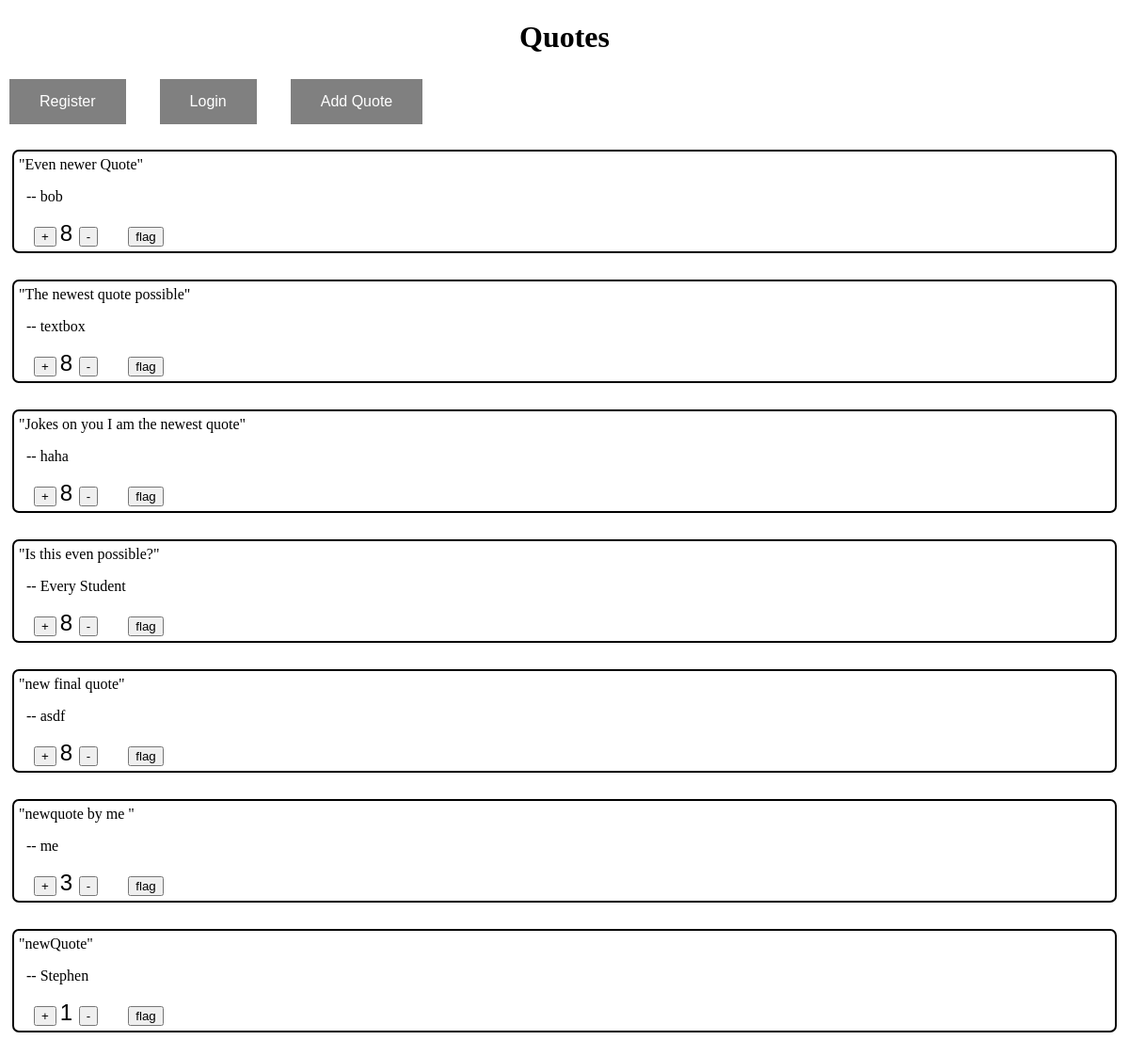
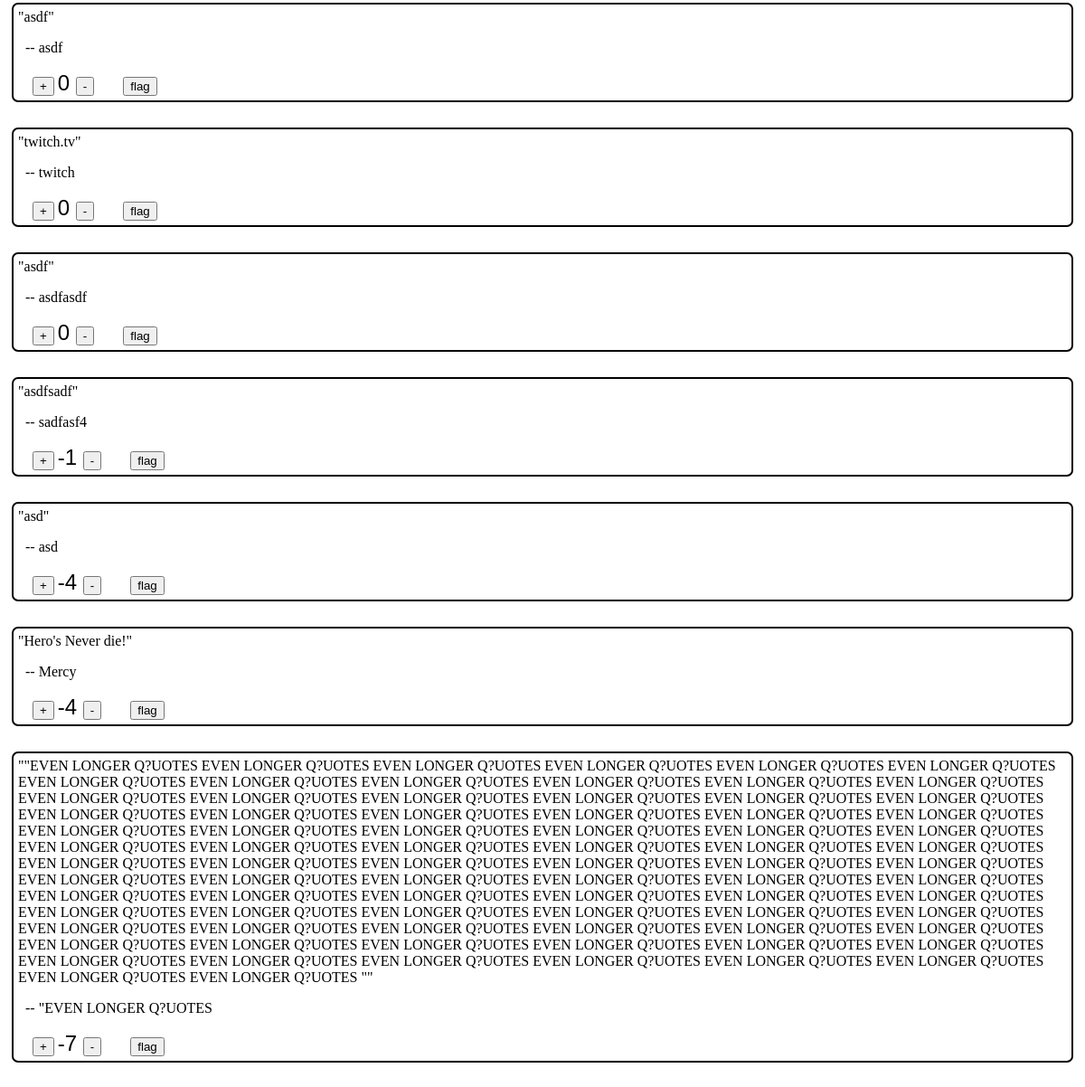
The page / on the database its author committed (2 pictures, top to bottom).
### tables this page shows
CREATE TABLE `quotations` (
  `id` bigint(20) NOT NULL AUTO_INCREMENT,
  `added` datetime NOT NULL,
  `quote` text NOT NULL,
  `author` varchar(20) NOT NULL,
  `rating` int(11) NOT NULL,
  `flagged` varchar(1) NOT NULL,
  PRIMARY KEY (`id`)
);

### DataBaseAdaptor.php (called while the page is built, shortened)
<?php
class DatabaseAdaptor {
	private $DB;
	public function __construct() {
		$db = 'mysql:dbname=quotes;host=127.0.0.1';
		$user = 'root';
		$password = '';
		try {
			$this->DB = new PDO ( $db, $user, $password );
			$this->DB->setAttribute ( PDO::ATTR_ERRMODE, PDO::ERRMODE_EXCEPTION );
		} catch ( PDOException $e ) {
			echo ('Error establishing Connection');
			exit ();
		}
	}
	public function getQuotesAsArray() {
		$stmt = $this->DB->prepare ( "SELECT * FROM quotations WHERE flagged='f' ORDER BY rating DESC, added" );
		$stmt->execute ();
		return $stmt->fetchAll ( PDO::FETCH_ASSOC );
	}
}
$myDatabaseFunctions = new DatabaseAdaptor ();
?>

### showQuotes.php (the view, shortened to what this page needs)
<!DOCTYPE html>
<html>
<head>
    <link rel="stylesheet" type="text/css" href="styles.css">
</head>
<body>
<?php
require_once './DataBaseAdaptor.php';
$arrayOfQuotes = $myDatabaseFunctions->getQuotesAsArray ();
?>
<h1>Quotes</h1>
<form action="controller.php" method="post">
	<button id='buttos2' name="tab" value="register">Register</button>
	<button id='buttos2' name="tab" value="login">Login</button>
	<button id='buttos2' name="tab" value="addQuote">Add Quote</button>
	<br>
</form>
	<br>
<?php foreach($arrayOfQuotes as $quote) { ?>
<div class="container">
		 <?= '"'. $quote['quote'] . '"' ?>
     <br>
	<p class="author">
     &nbsp;&nbsp;--
     <?= $quote['author'] ?>
     <br>
	</p>
	<form action="controller.php" method="post">
		<button name="action" value="increase">+</button>
		 <span id="rating"> <?= $quote['rating']?> </span>
		<button name="action" value="decrease">-</button>
		<button name="action" value="flag">flag</button>
	</form>
</div>
<br>
<?php }   ?>
</body>
</html>

### index.php (shortened to what this page needs)
<!DOCTYPE html>
<html>
<head>
    <link rel="stylesheet" type="text/css" href="styles.css">
</head>
<body>
	<?php
if (isset ( $_GET ['mode'] )) {
  if ($_GET ['mode'] === 'showQuotes')
    require_once ("./showQuotes.php");
  elseif ($_GET ['mode'] === 'new')
    require_once ("./addQuote.html");
  elseif ($_GET ['mode'] === 'login')
    require_once ("./login.html");
  elseif ($_GET ['mode'] === 'register')
    require_once ("./register.html");
} else
  require_once ("./showQuotes.php");
?>
</body>
</html>

### styles.css (style rules this page uses)
h1 { text-align: center; font-family: cursive; }
.container { vertical-align: text-top; border: 2px black solid; border-radius: 7px; padding: 5px; margin: 5px; }
#rating { font-size: 1.5em; font-family: "Arial"; }
.author { clear: both; text-align: left; width: 300px; }
#buttos2 { background-color: grey; border: none; color: white; padding: 15px 32px; text-align: center; text-decoration: none; display: inline-block; font-size: 16px; margin: 4px 2px; cursor: pointer; }

### rows shown on the page
quotations: quote "Even newer Quote", author "bob", rating "8"
quotations: quote "The newest quote possible", author "textbox", rating "8"
quotations: quote "Jokes on you I am the newest quote", author "haha", rating "8"
quotations: quote "Is this even possible?", author "Every Student", rating "8"
quotations: quote "new final quote", author "asdf", rating "8"
quotations: quote "newquote by me", author "me", rating "3"
quotations: quote "newQuote", author "Stephen", rating "1"
quotations: quote "asdf", author "asdf", rating "0"
quotations: quote "twitch.tv", author "twitch", rating "0"
quotations: quote "asdf", author "asdfasdf", rating "0"
quotations: quote "asdfsadf", author "sadfasf4", rating "-1"
quotations: quote "asd", author "asd", rating "-4"
quotations: quote "Hero's Never die!", author "Mercy", rating "-4"
quotations: quote "\"EVEN LONGER Q?UOTES EVEN LONGER Q?UOTES EVEN LONGER Q?UOTES EVEN LONGER Q?UOTES EVEN LONGER Q?UOTES EVEN LONGER Q?UOTES EVEN LONGER Q?UOTES EVEN LONGER Q?UOTES EVEN LONGER Q?UOTES EVEN LONGER Q?UOTES EVEN LONGER Q?UOTES EVEN LONGER Q?UOTES EVEN LONGER Q?UOTES EVEN LONGER Q?UOTES EVEN LONGER Q?UOTES EVEN LONGER Q?UOTES EVEN LONGER Q?UOTES EVEN LONGER Q?UOTES EVEN LONGER Q?UOTES EVEN LONGER Q?UOTES EVEN LONGER Q?UOTES EVEN LONGER Q?UOTES EVEN LONGER Q?UOTES EVEN LONGER Q?UOTES EVEN LONGER Q?UOTES EVEN LONGER Q?UOTES EVEN LONGER Q?UOTES EVEN LONGER Q?UOTES EVEN LONGER Q?UOTES EVEN LONGER Q?UOTES EVEN LONGER Q?UOTES EVEN LONGER Q?UOTES EVEN LONGER Q?UOTES EVEN LONGER Q?UOTES EVEN LONGER…", author "\"EVEN LONGER Q?UOTES", rating "-7"
